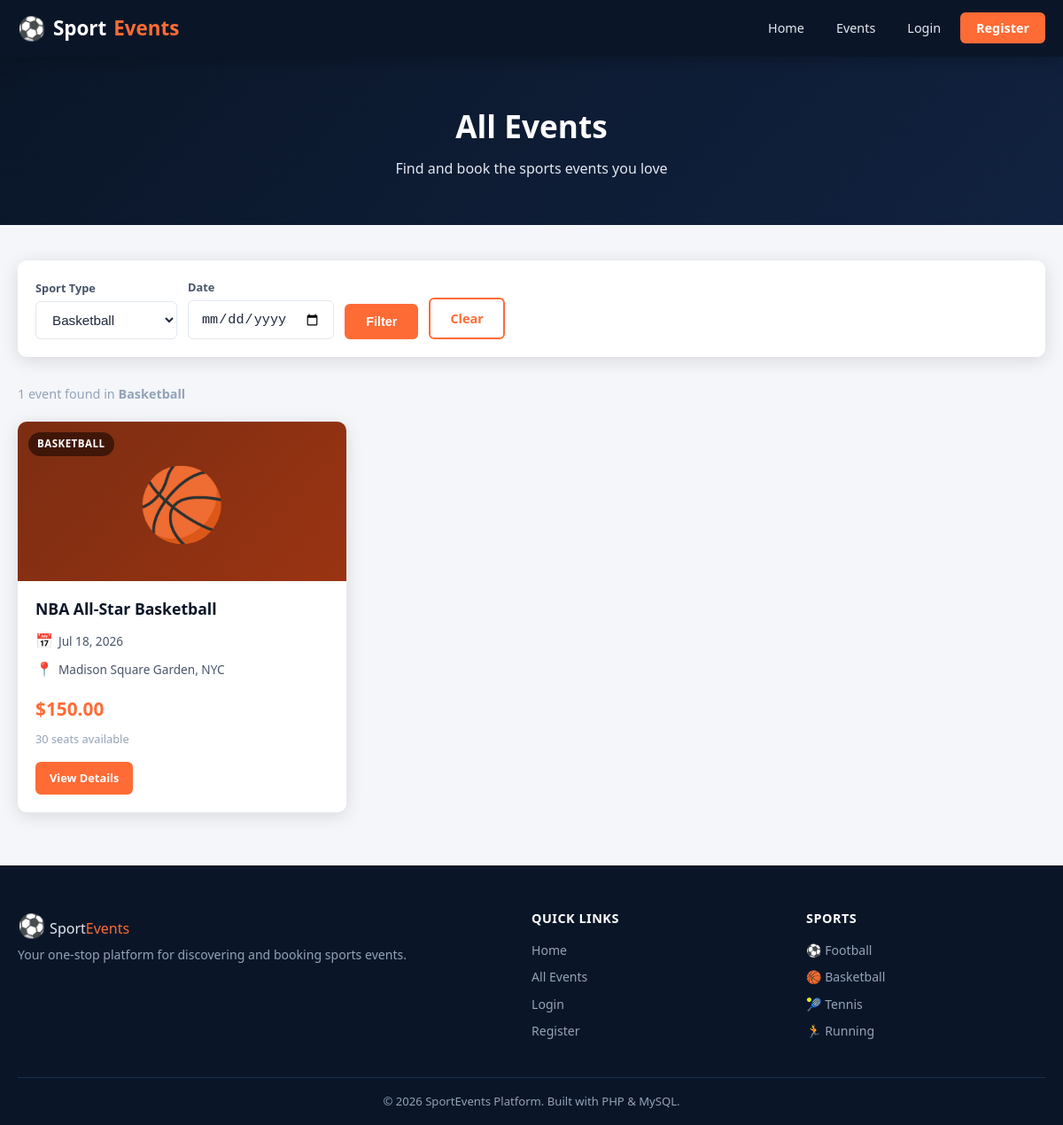
The app's page /pages/events.php?sport=Basketball with its own data.
### tables this page shows
CREATE TABLE IF NOT EXISTS `events` (
    `id`              INT AUTO_INCREMENT PRIMARY KEY,
    `title`           VARCHAR(200) NOT NULL,
    `sport_type`      VARCHAR(100) NOT NULL,
    `date`            DATE NOT NULL,
    `location`        VARCHAR(200) NOT NULL,
    `price`           DECIMAL(10,2) NOT NULL DEFAULT 0.00,
    `available_seats` INT NOT NULL DEFAULT 0,
    `description`     TEXT,
    `image_url`       VARCHAR(500),
    `created_at`      TIMESTAMP DEFAULT CURRENT_TIMESTAMP
);

### pages/events.php (the view, shortened to what this page needs)
<?php
require_once __DIR__ . '/../includes/header.php';
require_once __DIR__ . '/../config/db.php';
$filterSport = trim($_GET['sport'] ?? '');
$filterDate  = trim($_GET['date']  ?? '');
$sql    = "SELECT * FROM events WHERE 1=1";
$params = [];
if ($filterSport !== '') {
    $sql    .= " AND sport_type = ?";
    $params[] = $filterSport;
}
$sql .= " ORDER BY date ASC";
$stmt = $pdo->prepare($sql);
$stmt->execute($params);
$events = $stmt->fetchAll();
$sportTypes = ['Football', 'Basketball', 'Tennis', 'Running', 'Marathon'];
function sportClass(string $t): string {
    return match(strtolower($t)) {
        'football'   => 'sport-football',
        'basketball' => 'sport-basketball',
        'tennis'     => 'sport-tennis',
        'running'    => 'sport-running',
        'marathon'   => 'sport-marathon',
        default      => 'sport-default',
    };
}
function sportEmoji(string $t): string {
    return match(strtolower($t)) {
        'football'   => '⚽',
        'basketball' => '🏀',
        'tennis'     => '🎾',
        'running'    => '🏃',
        'marathon'   => '🏃‍♂️',
        default      => '🏆',
    };
}
?>
<div class="page-header">
    <h1>All Events</h1>
    <p>Find and book the sports events you love</p>
</div>
<div class="container" style="padding-top: 40px; padding-bottom: 60px;">
    <form class="filter-bar" method="GET" action="">
        <div class="form-group">
            <label for="sport">Sport Type</label>
            <select name="sport" id="sport" class="form-control">
                <?php foreach ($sportTypes as $s): ?>
                    <option value="<?= $s ?>" <?= $filterSport === $s ? 'selected' : '' ?>>
                        <?= $s ?>
                    </option>
                <?php endforeach; ?>
            </select>
        </div>
        <div class="form-group">
            <label for="date">Date</label>
            <input type="date" name="date" id="date" class="form-control"
                   value="<?= htmlspecialchars($filterDate) ?>">
        </div>
        <button type="submit" class="btn btn-primary">Filter</button>
        <?php if ($filterSport || $filterDate): ?>
            <a href="/sport_event/pages/events.php" class="btn btn-outline">Clear</a>
        <?php endif; ?>
    </form>
    <p style="color:var(--gray-400);font-size:.9rem;margin-bottom:20px;">
        <?= count($events) ?> event<?= count($events) !== 1 ? 's' : '' ?> found
        <?php if ($filterSport): ?> in <strong><?= htmlspecialchars($filterSport) ?></strong><?php endif; ?>
    </p>
    <?php if (empty($events)): ?>
        <div class="empty-state">
            <div class="empty-icon">🔍</div>
            <h3>No events found</h3>
            <p>Try adjusting your filters or <a href="/sport_event/pages/events.php">view all events</a>.</p>
        </div>
    <?php else: ?>
        <div class="events-grid">
            <?php foreach ($events as $event): ?>
                <div class="event-card">
                    <div class="event-card-img <?= sportClass($event['sport_type']) ?>">
                        <?= sportEmoji($event['sport_type']) ?>
                        <span class="sport-badge"><?= htmlspecialchars($event['sport_type']) ?></span>
                    </div>
                    <div class="event-card-body">
                        <h3><?= htmlspecialchars($event['title']) ?></h3>
                        <div class="event-meta">
                            <span><span class="icon">📅</span> <?= date('M j, Y', strtotime($event['date'])) ?></span>
                            <span><span class="icon">📍</span> <?= htmlspecialchars($event['location']) ?></span>
                        </div>
                        <div class="event-price">$<?= number_format($event['price'], 2) ?></div>
                        <div class="event-seats <?= $event['available_seats'] < 10 ? 'low' : '' ?>">
                            <?= $event['available_seats'] ?> seats available
                        </div>
                        <div class="event-card-actions">
                            <a href="/sport_event/pages/event_details.php?id=<?= $event['id'] ?>"
                               class="btn btn-primary btn-sm">View Details</a>
                        </div>
                    </div>
                </div>
            <?php endforeach; ?>
        </div>
    <?php endif; ?>
</div>
<?php require_once __DIR__ . '/../includes/footer.php'; ?>

### assets/style.css (style rules this page uses)
:root { --navy: #0a1628; --navy-light: #112240; --navy-mid: #1a2f4e; --orange: #ff6b35; --orange-dark:#e05520; --white: #ffffff; --gray-100: #f4f6fa; --gray-200: #e2e8f0; --gray-400: #94a3b8; --gray-600: #475569; --gray-800: #1e293b; --success: #22c55e; --danger: #ef4444; --radius: 10px; --shadow: 0 4px 20px rgba(0,0,0,.12); --shadow-lg: 0 8px 40px rgba(0,0,0,.18); --transition: .25s ease; }
*, *::before, *::after { box-sizing: border-box; margin: 0; padding: 0; }
html { scroll-behavior: smooth; }
body { font-family: 'Segoe UI', system-ui, -apple-system, sans-serif; background: var(--gray-100); color: var(--gray-800); line-height: 1.6; min-height: 100vh; display: flex; flex-direction: column; }
a { color: var(--orange); text-decoration: none; }
.container { max-width: 1200px; margin: 0 auto; padding: 0 20px; }
.btn { display: inline-block; padding: 10px 22px; border-radius: 6px; font-size: 0.9rem; font-weight: 600; cursor: pointer; border: 2px solid transparent; transition: background var(--transition), transform var(--transition), box-shadow var(--transition); text-align: center; }
.btn-primary { background: var(--orange); color: var(--white); border-color: var(--orange); }
.btn-outline { background: transparent; color: var(--orange); border-color: var(--orange); }
.btn-sm { padding: 6px 14px; font-size: 0.8rem; }
.events-grid { display: grid; grid-template-columns: repeat(auto-fill, minmax(310px, 1fr)); gap: 24px; }
.event-card { background: var(--white); border-radius: var(--radius); overflow: hidden; box-shadow: var(--shadow); transition: transform var(--transition), box-shadow var(--transition); display: flex; flex-direction: column; }
.event-card-img { height: 180px; display: flex; align-items: center; justify-content: center; font-size: 5rem; position: relative; }
.sport-basketball { background: linear-gradient(135deg, #7c2d12, #9a3412); }
.sport-badge { position: absolute; top: 12px; left: 12px; background: rgba(0,0,0,.5); color: var(--white); font-size: 0.72rem; font-weight: 700; padding: 4px 10px; border-radius: 20px; text-transform: uppercase; letter-spacing: .5px; backdrop-filter: blur(4px); }
.event-card-body { padding: 20px; flex: 1; display: flex; flex-direction: column; }
.event-card-body h3 { font-size: 1.1rem; color: var(--navy); margin-bottom: 12px; font-weight: 700; line-height: 1.3; }
.event-meta { display: flex; flex-direction: column; gap: 6px; margin-bottom: 16px; font-size: 0.85rem; color: var(--gray-600); }
.event-meta span { display: flex; align-items: center; gap: 6px; }
.event-meta .icon { font-size: 1rem; }
.event-price { font-size: 1.3rem; font-weight: 700; color: var(--orange); margin-bottom: 6px; }
.event-seats { font-size: 0.8rem; color: var(--gray-400); margin-bottom: 16px; }
.event-card-actions { margin-top: auto; display: flex; gap: 8px; }
.form-group { margin-bottom: 18px; }
.form-group label { display: block; font-size: 0.85rem; font-weight: 600; color: var(--gray-600); margin-bottom: 6px; }
.form-control { width: 100%; padding: 11px 14px; border: 1.5px solid var(--gray-200); border-radius: 6px; font-size: 0.95rem; color: var(--gray-800); background: var(--white); transition: border-color var(--transition), box-shadow var(--transition); outline: none; }
.filter-bar { background: var(--white); padding: 20px; border-radius: var(--radius); box-shadow: var(--shadow); display: flex; gap: 12px; flex-wrap: wrap; align-items: flex-end; margin-bottom: 30px; }
.filter-bar .form-group { margin: 0; min-width: 160px; }
.filter-bar label { font-size: 0.8rem; font-weight: 600; color: var(--gray-600); margin-bottom: 5px; display: block; }
.page-header { background: linear-gradient(135deg, var(--navy), var(--navy-light)); color: var(--white); padding: 50px 20px; text-align: center; }
.page-header h1 { font-size: 2.2rem; font-weight: 700; margin-bottom: 8px; }
.page-header p { color: var(--gray-200); font-size: 1rem; }

### records on screen
events: sport_type "🏀", sport_type "BASKETBALL", title "NBA All-Star Basketball", date "Jul 18, 2026", location "Madison Square Garden, NYC", price "150.00", available_seats "30"

### other values on screen
count($events) "1"
$filterSport "Basketball"
form field sport "Basketball"
